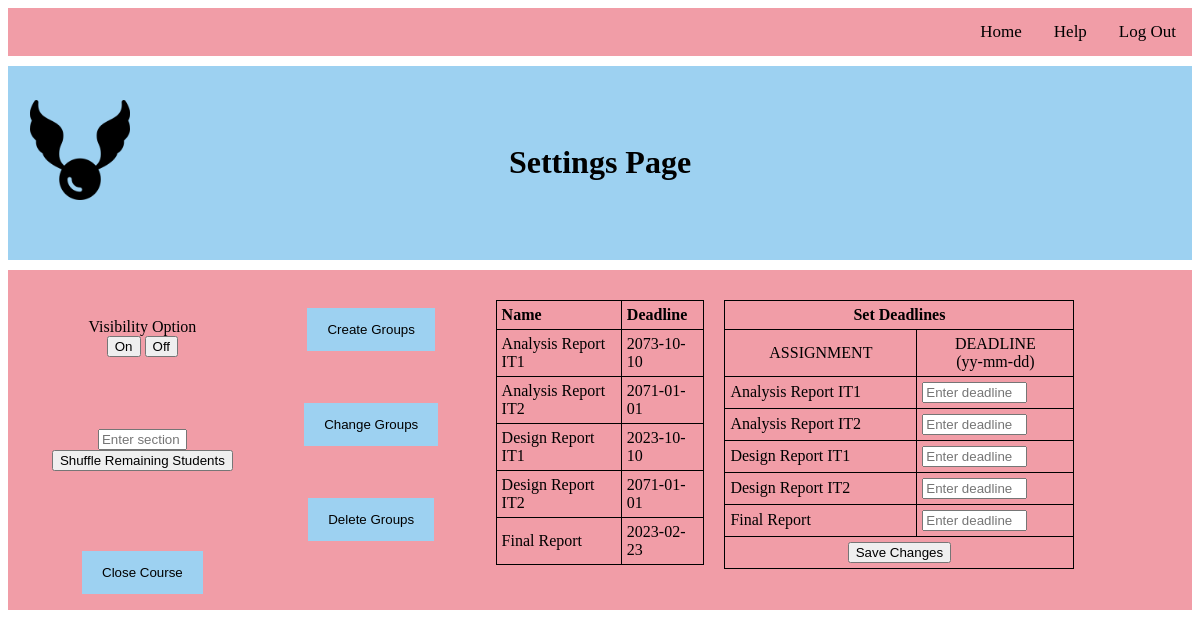
The page /SettingsHostPage.php on the database its author committed.
### tables this page shows
CREATE TABLE `deadline` (
  `artifact_name` varchar(128) NOT NULL,
  `date` date NOT NULL,
  `id` int(11) NOT NULL
);

### htdocs/additionals/db.class.php (called while the page is built)
<?php
class db {
    private $host = 'localhost';
    private $user = 'maruf';
    private $password = '123456';
    private $dbName = 'peerreview';
    protected function connect()
    {
      $dsn = 'mysql:host=' . $this->host . ';dbname=' . $this->dbName;
      $pdo = new PDO($dsn, $this->user,$this->password);
      $pdo->setAttribute( PDO::ATTR_DEFAULT_FETCH_MODE, PDO::FETCH_ASSOC);
      return $pdo;
    }
}

### htdocs/additionals/Deadline.class.php (called while the page is built, shortened)
<?php
class Deadline extends Db
{
    public function getDeadlines()
    {
      $sql = "SELECT * FROM deadline ORDER BY artifact_name";
      $stmt = $this->connect()->prepare($sql);
      $stmt->execute([]);
      $results = $stmt->fetchAll();
      return $results;
    }
}

### htdocs/additionals/DeadlineView.class.php (the view)
<?php
class DeadlineView extends Deadline{
public function showAllDeadlines()
{
  $results = $this->getDeadlines();
  echo "<table border =1 style='border-collapse: collapse'>
  <tr>
  <th>Name</th>
  <th>Deadline</th>
  </tr>";
  foreach ($results as $deadline)
  {
    echo "<tr>";
    echo "<td>" . $deadline['artifact_name'] . "</td>";
    echo "<td>" . $deadline['date'] . "</td>";
    echo "</tr>";
  }
echo "</table>";
}
}

### htdocs/SettingsHostPage.php (shortened to what this page needs)
<!DOCTYPE html>
<html>
<head>
</head>
<body>
<div class="topBar">
		<a href="LogOut.php">Log Out</a>
		<a href="HelpPage.php">Help</a>
		<a href="HostMainPage.php">Home</a>
</div>
<div class="containerTitle">
	<div class="avatar">
		<img src="snitch.png" alt="Avatar" style="top:03%; left:50%; width:100px;">
	</div>
	<div class="pageTitle">
		<h1><br>Settings Page<br><br></h1>
	</div>
</div>
<div class="containerBody">
	<div class="row">
		<div class="column left" style="background-color:#f19da7;">
			<div class="bodyText">
				<label for="visibility"><br>Visibility Option</label><br>
                </div>
               <input type="submit" value="On" name="vis_on">
               <input type="submit" value="Off" name="vis_off">
               <form method="post" action="SettingsHostPage.php">
         <br><br><br><br>
            <input type="text" placeholder="Enter section" name="section" size="8" >
            <input type="submit" value="Shuffle Remaining Students" name="shuffle">
            </form>
         <br><br><br><br>
			<div class="bodyText">
            <a href="CloseCoursePage.php"><button>Close Course</button></a>
			</div>
		</div>
		<div class="column middle" style="background-color:#f19da7;">
         <div class="bodyText">
               <a href="CreateGroups.php"><button>Create Groups</button></a>
			</div>
         <br><br>
         <div class="bodyText">
               <a href="ChangeGroupsPage.php"><button>Change Groups</button></a>
			</div>
         <br><br>
         <div class="bodyText">
               <a href="DeleteGroups.php"><button>Delete Groups</button></a>
			</div>
		</div>
    <div class="column middlemiddle" style="background-color:#f19da7;">
      <?php
        $deadlineView = new DeadlineView();
        $deadlineView->showAllDeadlines();
       ?>
    </div>
		<div class="column right" style="background-color:#f19da7;">
      <form method="post" action="SettingsHostPage.php">
			<table style="width:80%">
				<tr>
					<th colspan="2" style="text-align:center">Set Deadlines</th>
				</tr>
				<tr>
					<td style="text-align:center">ASSIGNMENT</td>
					<td style="text-align:center">DEADLINE<br>(yy-mm-dd)</td>
				</tr>
				<tr>
					<td>Analysis Report IT1</td>
					<td><input type="text" placeholder="Enter deadline" name="dl_ar1" size="10" ></td>
				</tr>
            <tr>
					<td>Analysis Report IT2</td>
					<td><input type="text" placeholder="Enter deadline" name="dl_ar2" size="10"></td>
				</tr>
            <tr>
					<td>Design Report IT1</td>
					<td><input type="text" placeholder="Enter deadline" name="dl_dr1" size="10" ></td>
				</tr>
            <tr>
					<td>Design Report IT2</td>
					<td><input type="text" placeholder="Enter deadline" name="dl_dr2" size="10" ></td>
				</tr>
            <tr>
					<td>Final Report</td>
					<td><input type="text" placeholder="Enter deadline" name="dl_fr" size="10"></td>
				</tr>
            <tr>
               <td colspan="2" style="text-align:center"><input type="submit" value="Save Changes" name="saveChanges"></th>
            </tr>
			</table>
    </form>
		</div>
	</div>
</div>
</body>
</html>

### htdocs/SettingsHostPage.php (style rules this page uses)
.topBar { background-color: #f19da7; overflow: hidden; }
.topBar a { position: sticky; float: right; color: #000000; text-align: center; padding: 14px 16px; text-decoration: none; font-size: 17px; }
.bodyText { color: #000000; display: flex; text-align: center; justify-content: center; align-items: center; }
.containerTitle { width: %90; overflow: hidden; background: #9DD1F1; margin: 10px auto; padding: 20px; }
.pageTitle { color: #000000; text-align: center; font-family: Lucida Console; }
.avatar { position: absolute; top: 100px; left: 30px; }
.containerBody { width: %90; overflow: hidden; text-align: center; background: #f19da7; margin: 10px auto; padding: 20px; }
button { background-color: #9DD1F1; color: black; padding: 14px 20px; margin: 8px 0; text-align: center; border: none; cursor: pointer; }
* { box-sizing: border-box; }
.column { float: left; padding: 10px; height: 300px; }
.left, .middle { width: 20%; }
.middlemiddle { width: 20%; }
.right { width: 40%; }
.row:after { content: ""; display: table; clear: both; }
table, th, td { border: 1px solid black; border-collapse: collapse; }
th, td { padding: 5px; text-align: left; }

### rows shown on the page
deadline: artifact_name "Analysis Report IT1", date "2073-10-10"
deadline: artifact_name "Analysis Report IT2", date "2071-01-01"
deadline: artifact_name "Design Report IT1", date "2023-10-10"
deadline: artifact_name "Design Report IT2", date "2071-01-01"
deadline: artifact_name "Final Report", date "2023-02-23"
